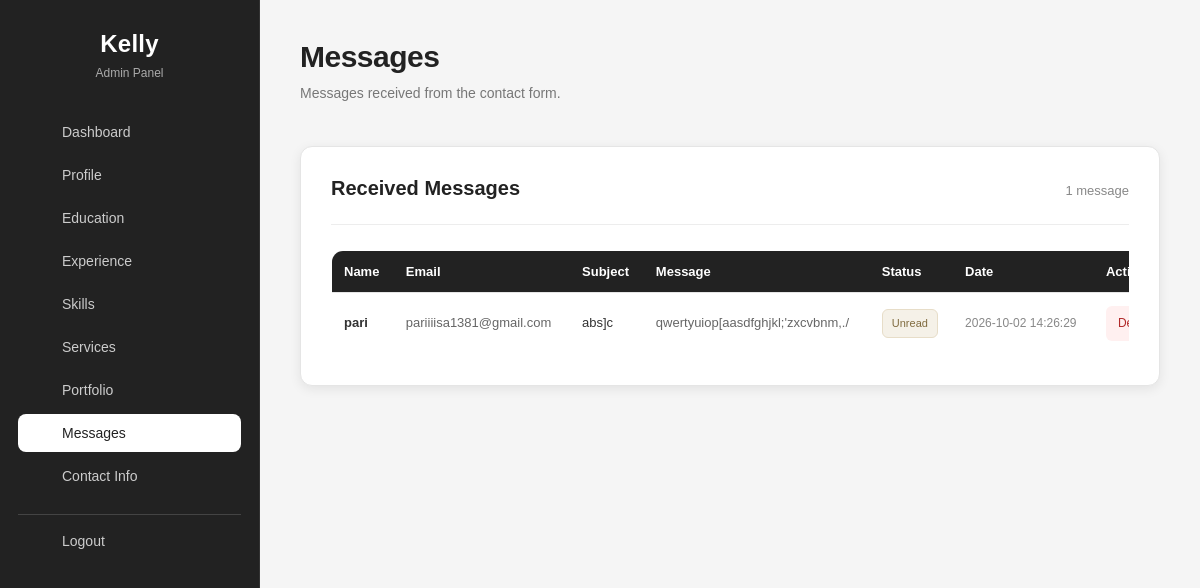
The page /admin/messages.php (signed in) on the database its author committed.
### tables this page shows
CREATE TABLE IF NOT EXISTS `contact_messages` (
  `id` int UNSIGNED NOT NULL AUTO_INCREMENT,
  `name` varchar(100) DEFAULT NULL,
  `email` varchar(255) DEFAULT NULL,
  `subject` varchar(255) DEFAULT NULL,
  `message` text,
  `is_read` tinyint(1) DEFAULT '0',
  `created_at` timestamp NULL DEFAULT CURRENT_TIMESTAMP,
  PRIMARY KEY (`id`)
);

### admin/messages.php (the view, shortened to what this page needs)
<?php
require_once 'includes/db.php';
$stmt = $pdo->query("
    SELECT id, name, email, subject, message, is_read, created_at
    FROM contact_messages
    ORDER BY created_at DESC
");
$messages = $stmt->fetchAll(PDO::FETCH_ASSOC);
?>
<!doctype html>
<html lang="en">
<head>
    <link rel="stylesheet" href="assets/css/admin.css?v=10">
</head>
<body>
<div class="admin-wrapper">
    <?php require_once 'includes/sidebar.php'; ?>
    <main class="main-content messages-page">
        <div class="messages-header">
            <h1>Messages</h1>
            <p>Messages received from the contact form.</p>
        </div>
        <?php if (count($messages) > 0): ?>
            <div class="messages-card">
                <div class="messages-card-header">
                    <h2>Received Messages</h2>
                    <p>
                        <?= count($messages) ?>
                        <?= count($messages) === 1 ? 'message' : 'messages' ?>
                    </p>
                </div>
                <div class="messages-table-wrapper">
                    <table class="messages-table">
                        <thead>
                        <tr>
                            <th>Name</th>
                            <th>Email</th>
                            <th>Subject</th>
                            <th>Message</th>
                            <th>Status</th>
                            <th>Date</th>
                            <th>Action</th>
                        </tr>
                        </thead>
                        <tbody>
                        <?php foreach ($messages as $message): ?>
                            <tr>
                                <td class="messages-name">
                                    <?= htmlspecialchars($message['name']) ?>
                                </td>
                                <td class="messages-email">
                                    <?= htmlspecialchars($message['email']) ?>
                                </td>
                                <td class="messages-subject">
                                    <?= htmlspecialchars($message['subject']) ?>
                                </td>
                                <td class="messages-text">
                                    <?= htmlspecialchars($message['message']) ?>
                                </td>
                                <td>
                                    <?php if ($message['is_read']): ?>
                                        <span class="messages-status messages-status-read">
                                            Read
                                        </span>
                                    <?php else: ?>
                                        <span class="messages-status messages-status-unread">
                                            Unread
                                        </span>
                                    <?php endif; ?>
                                </td>
                                <td class="messages-date">
                                    <?= htmlspecialchars($message['created_at']) ?>
                                </td>
                                <td>
                                    <a
                                            href="messages.php?delete=<?= (int)$message['id'] ?>"
                                            class="messages-delete-btn"
                                            onclick="return confirm('Are you sure you want to delete this message?')"
                                    >
                                        Delete
                                    </a>
                                </td>
                            </tr>
                        <?php endforeach; ?>
                        </tbody>
                    </table>
                </div>
            </div>
        <?php endif; ?>
    </main>
</div>
</body>
</html>

### rows shown on the page
contact_messages: name "pari", email "pariiiisa1381@gmail.com", subject "abs]c", message "qwertyuiop[aasdfghjkl;'zxcvbnm,./", is_read "Unread", created_at "2026-10-02 14:26:29"

### other values the page prints
count($messages) "1"
